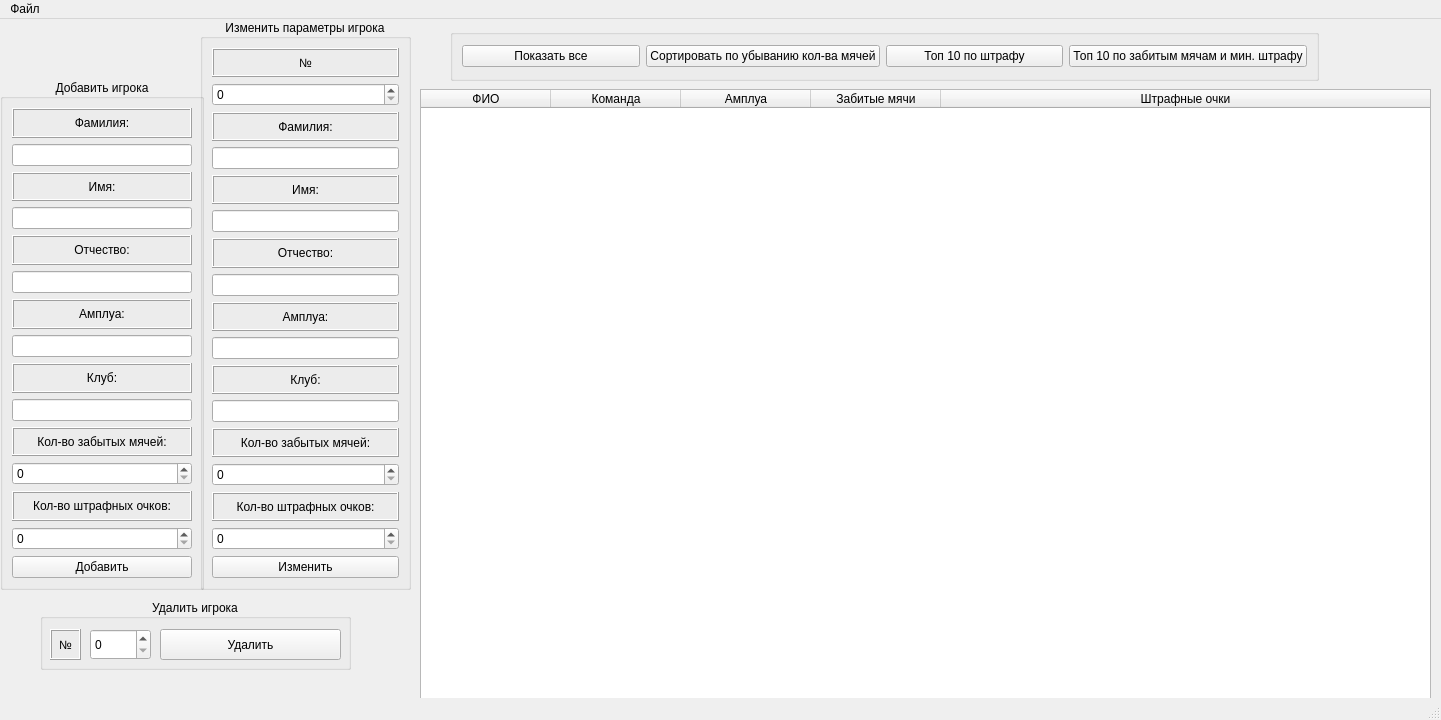
<?xml version="1.0" encoding="UTF-8"?>
<ui version="4.0">
 <class>MainWindow</class>
 <widget class="QMainWindow" name="MainWindow">
  <property name="geometry">
   <rect>
    <x>0</x>
    <y>0</y>
    <width>1441</width>
    <height>720</height>
   </rect>
  </property>
  <property name="windowTitle">
   <string>MainWindow</string>
  </property>
  <widget class="QWidget" name="centralwidget">
   <widget class="QTableWidget" name="tableWidget">
    <property name="geometry">
     <rect>
      <x>420</x>
      <y>70</y>
      <width>1011</width>
      <height>611</height>
     </rect>
    </property>
    <property name="editTriggers">
     <set>QAbstractItemView::NoEditTriggers</set>
    </property>
    <property name="alternatingRowColors">
     <bool>false</bool>
    </property>
    <attribute name="horizontalHeaderCascadingSectionResizes">
     <bool>false</bool>
    </attribute>
    <attribute name="horizontalHeaderMinimumSectionSize">
     <number>23</number>
    </attribute>
    <attribute name="horizontalHeaderDefaultSectionSize">
     <number>130</number>
    </attribute>
    <attribute name="horizontalHeaderShowSortIndicator" stdset="0">
     <bool>false</bool>
    </attribute>
    <attribute name="horizontalHeaderStretchLastSection">
     <bool>true</bool>
    </attribute>
    <column>
     <property name="text">
      <string>ФИО</string>
     </property>
    </column>
    <column>
     <property name="text">
      <string>Команда</string>
     </property>
    </column>
    <column>
     <property name="text">
      <string>Амплуа</string>
     </property>
    </column>
    <column>
     <property name="text">
      <string>Забитые мячи</string>
     </property>
    </column>
    <column>
     <property name="text">
      <string>Штрафные очки</string>
     </property>
    </column>
   </widget>
   <widget class="QGroupBox" name="groupBox_2">
    <property name="geometry">
     <rect>
      <x>0</x>
      <y>60</y>
      <width>204</width>
      <height>511</height>
     </rect>
    </property>
    <property name="title">
     <string>Добавить игрока</string>
    </property>
    <property name="alignment">
     <set>Qt::AlignCenter</set>
    </property>
    <layout class="QVBoxLayout" name="verticalLayout">
     <item>
      <widget class="QLabel" name="label_2">
       <property name="frameShape">
        <enum>QFrame::Box</enum>
       </property>
       <property name="frameShadow">
        <enum>QFrame::Raised</enum>
       </property>
       <property name="text">
        <string>Фамилия:</string>
       </property>
       <property name="alignment">
        <set>Qt::AlignCenter</set>
       </property>
      </widget>
     </item>
     <item>
      <widget class="QLineEdit" name="lineEdit_surname"/>
     </item>
     <item>
      <widget class="QLabel" name="label_3">
       <property name="frameShape">
        <enum>QFrame::Box</enum>
       </property>
       <property name="frameShadow">
        <enum>QFrame::Raised</enum>
       </property>
       <property name="text">
        <string>Имя:</string>
       </property>
       <property name="alignment">
        <set>Qt::AlignCenter</set>
       </property>
      </widget>
     </item>
     <item>
      <widget class="QLineEdit" name="lineEdit_name"/>
     </item>
     <item>
      <widget class="QLabel" name="label_4">
       <property name="frameShape">
        <enum>QFrame::Box</enum>
       </property>
       <property name="frameShadow">
        <enum>QFrame::Raised</enum>
       </property>
       <property name="text">
        <string>Отчество:</string>
       </property>
       <property name="alignment">
        <set>Qt::AlignCenter</set>
       </property>
      </widget>
     </item>
     <item>
      <widget class="QLineEdit" name="lineEdit_name2"/>
     </item>
     <item>
      <widget class="QLabel" name="label_6">
       <property name="frameShape">
        <enum>QFrame::Box</enum>
       </property>
       <property name="frameShadow">
        <enum>QFrame::Raised</enum>
       </property>
       <property name="text">
        <string>Амплуа:</string>
       </property>
       <property name="alignment">
        <set>Qt::AlignCenter</set>
       </property>
      </widget>
     </item>
     <item>
      <widget class="QLineEdit" name="lineEdit_amplua"/>
     </item>
     <item>
      <widget class="QLabel" name="label_5">
       <property name="frameShape">
        <enum>QFrame::Box</enum>
       </property>
       <property name="frameShadow">
        <enum>QFrame::Raised</enum>
       </property>
       <property name="text">
        <string>Клуб:</string>
       </property>
       <property name="alignment">
        <set>Qt::AlignCenter</set>
       </property>
      </widget>
     </item>
     <item>
      <widget class="QLineEdit" name="lineEdit_club"/>
     </item>
     <item>
      <widget class="QLabel" name="label_7">
       <property name="frameShape">
        <enum>QFrame::Box</enum>
       </property>
       <property name="frameShadow">
        <enum>QFrame::Raised</enum>
       </property>
       <property name="text">
        <string>Кол-во забытых мячей:</string>
       </property>
       <property name="alignment">
        <set>Qt::AlignCenter</set>
       </property>
      </widget>
     </item>
     <item>
      <widget class="QSpinBox" name="spinBox_balls"/>
     </item>
     <item>
      <widget class="QLabel" name="label_8">
       <property name="frameShape">
        <enum>QFrame::Box</enum>
       </property>
       <property name="frameShadow">
        <enum>QFrame::Raised</enum>
       </property>
       <property name="text">
        <string>Кол-во штрафных очков:</string>
       </property>
       <property name="alignment">
        <set>Qt::AlignCenter</set>
       </property>
      </widget>
     </item>
     <item>
      <widget class="QSpinBox" name="spinBox_points"/>
     </item>
     <item>
      <widget class="QPushButton" name="pushButton_add">
       <property name="text">
        <string>Добавить</string>
       </property>
      </widget>
     </item>
    </layout>
   </widget>
   <widget class="QGroupBox" name="groupBox_3">
    <property name="geometry">
     <rect>
      <x>200</x>
      <y>0</y>
      <width>211</width>
      <height>571</height>
     </rect>
    </property>
    <property name="title">
     <string>Изменить параметры игрока</string>
    </property>
    <property name="alignment">
     <set>Qt::AlignCenter</set>
    </property>
    <layout class="QVBoxLayout" name="verticalLayout_2">
     <item>
      <widget class="QLabel" name="label_16">
       <property name="frameShape">
        <enum>QFrame::Box</enum>
       </property>
       <property name="frameShadow">
        <enum>QFrame::Raised</enum>
       </property>
       <property name="text">
        <string>№</string>
       </property>
       <property name="alignment">
        <set>Qt::AlignCenter</set>
       </property>
      </widget>
     </item>
     <item>
      <widget class="QSpinBox" name="spinBox_count"/>
     </item>
     <item>
      <widget class="QLabel" name="label_9">
       <property name="frameShape">
        <enum>QFrame::Box</enum>
       </property>
       <property name="frameShadow">
        <enum>QFrame::Raised</enum>
       </property>
       <property name="text">
        <string>Фамилия:</string>
       </property>
       <property name="alignment">
        <set>Qt::AlignCenter</set>
       </property>
      </widget>
     </item>
     <item>
      <widget class="QLineEdit" name="lineEdit_surnameEdit"/>
     </item>
     <item>
      <widget class="QLabel" name="label_10">
       <property name="frameShape">
        <enum>QFrame::Box</enum>
       </property>
       <property name="frameShadow">
        <enum>QFrame::Raised</enum>
       </property>
       <property name="text">
        <string>Имя:</string>
       </property>
       <property name="alignment">
        <set>Qt::AlignCenter</set>
       </property>
      </widget>
     </item>
     <item>
      <widget class="QLineEdit" name="lineEdit_nameEdit"/>
     </item>
     <item>
      <widget class="QLabel" name="label_11">
       <property name="frameShape">
        <enum>QFrame::Box</enum>
       </property>
       <property name="frameShadow">
        <enum>QFrame::Raised</enum>
       </property>
       <property name="text">
        <string>Отчество:</string>
       </property>
       <property name="alignment">
        <set>Qt::AlignCenter</set>
       </property>
      </widget>
     </item>
     <item>
      <widget class="QLineEdit" name="lineEdit_name2Edit"/>
     </item>
     <item>
      <widget class="QLabel" name="label_13">
       <property name="frameShape">
        <enum>QFrame::Box</enum>
       </property>
       <property name="frameShadow">
        <enum>QFrame::Raised</enum>
       </property>
       <property name="text">
        <string>Амплуа:</string>
       </property>
       <property name="alignment">
        <set>Qt::AlignCenter</set>
       </property>
      </widget>
     </item>
     <item>
      <widget class="QLineEdit" name="lineEdit_ampluaEdit"/>
     </item>
     <item>
      <widget class="QLabel" name="label_12">
       <property name="frameShape">
        <enum>QFrame::Box</enum>
       </property>
       <property name="frameShadow">
        <enum>QFrame::Raised</enum>
       </property>
       <property name="text">
        <string>Клуб:</string>
       </property>
       <property name="alignment">
        <set>Qt::AlignCenter</set>
       </property>
      </widget>
     </item>
     <item>
      <widget class="QLineEdit" name="lineEdit_clubEdit"/>
     </item>
     <item>
      <widget class="QLabel" name="label_14">
       <property name="frameShape">
        <enum>QFrame::Box</enum>
       </property>
       <property name="frameShadow">
        <enum>QFrame::Raised</enum>
       </property>
       <property name="text">
        <string>Кол-во забытых мячей:</string>
       </property>
       <property name="alignment">
        <set>Qt::AlignCenter</set>
       </property>
      </widget>
     </item>
     <item>
      <widget class="QSpinBox" name="spinBox_ballsEdit"/>
     </item>
     <item>
      <widget class="QLabel" name="label_15">
       <property name="frameShape">
        <enum>QFrame::Box</enum>
       </property>
       <property name="frameShadow">
        <enum>QFrame::Raised</enum>
       </property>
       <property name="text">
        <string>Кол-во штрафных очков:</string>
       </property>
       <property name="alignment">
        <set>Qt::AlignCenter</set>
       </property>
      </widget>
     </item>
     <item>
      <widget class="QSpinBox" name="spinBox_pointsEdit"/>
     </item>
     <item>
      <widget class="QPushButton" name="pushButton_edit">
       <property name="text">
        <string>Изменить</string>
       </property>
      </widget>
     </item>
    </layout>
   </widget>
   <widget class="QGroupBox" name="groupBox">
    <property name="geometry">
     <rect>
      <x>40</x>
      <y>580</y>
      <width>311</width>
      <height>71</height>
     </rect>
    </property>
    <property name="title">
     <string>Удалить игрока</string>
    </property>
    <property name="alignment">
     <set>Qt::AlignCenter</set>
    </property>
    <property name="flat">
     <bool>false</bool>
    </property>
    <property name="checkable">
     <bool>false</bool>
    </property>
    <widget class="QSpinBox" name="spinBox_delete">
     <property name="geometry">
      <rect>
       <x>50</x>
       <y>30</y>
       <width>61</width>
       <height>31</height>
      </rect>
     </property>
    </widget>
    <widget class="QPushButton" name="pushButton_delete">
     <property name="geometry">
      <rect>
       <x>120</x>
       <y>30</y>
       <width>181</width>
       <height>31</height>
      </rect>
     </property>
     <property name="text">
      <string>Удалить</string>
     </property>
    </widget>
    <widget class="QLabel" name="label">
     <property name="geometry">
      <rect>
       <x>10</x>
       <y>30</y>
       <width>31</width>
       <height>31</height>
      </rect>
     </property>
     <property name="frameShape">
      <enum>QFrame::Box</enum>
     </property>
     <property name="frameShadow">
      <enum>QFrame::Raised</enum>
     </property>
     <property name="text">
      <string>№</string>
     </property>
     <property name="alignment">
      <set>Qt::AlignCenter</set>
     </property>
    </widget>
   </widget>
   <widget class="QGroupBox" name="groupBox_4">
    <property name="geometry">
     <rect>
      <x>450</x>
      <y>10</y>
      <width>869</width>
      <height>52</height>
     </rect>
    </property>
    <property name="title">
     <string/>
    </property>
    <property name="alignment">
     <set>Qt::AlignCenter</set>
    </property>
    <layout class="QHBoxLayout" name="horizontalLayout">
     <item>
      <widget class="QPushButton" name="pushButton_show">
       <property name="text">
        <string>Показать все</string>
       </property>
      </widget>
     </item>
     <item>
      <widget class="QPushButton" name="pushButton_task3">
       <property name="text">
        <string>Сортировать по убыванию кол-ва мячей</string>
       </property>
      </widget>
     </item>
     <item>
      <widget class="QPushButton" name="pushButton_task2">
       <property name="text">
        <string>Топ 10 по штрафу</string>
       </property>
      </widget>
     </item>
     <item>
      <widget class="QPushButton" name="pushButto_task1">
       <property name="text">
        <string>Топ 10 по забитым мячам и мин. штрафу</string>
       </property>
      </widget>
     </item>
    </layout>
   </widget>
  </widget>
  <widget class="QMenuBar" name="menubar">
   <property name="geometry">
    <rect>
     <x>0</x>
     <y>0</y>
     <width>1441</width>
     <height>22</height>
    </rect>
   </property>
   <widget class="QMenu" name="menuFile">
    <property name="tearOffEnabled">
     <bool>false</bool>
    </property>
    <property name="title">
     <string>Файл</string>
    </property>
    <property name="separatorsCollapsible">
     <bool>false</bool>
    </property>
    <property name="toolTipsVisible">
     <bool>false</bool>
    </property>
    <addaction name="actionOpen"/>
    <addaction name="actionSave"/>
    <addaction name="actionSave_as"/>
   </widget>
   <addaction name="menuFile"/>
  </widget>
  <widget class="QStatusBar" name="statusbar"/>
  <action name="actionOpen">
   <property name="text">
    <string>Открыть</string>
   </property>
  </action>
  <action name="actionSave">
   <property name="text">
    <string>Сохранить</string>
   </property>
  </action>
  <action name="actionSave_as">
   <property name="text">
    <string>Сохранить как</string>
   </property>
  </action>
 </widget>
 <resources/>
 <connections/>
</ui>
